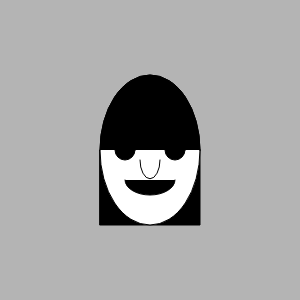
Frame 1 (no input)
Frame 60 (no input): identical to frame 1, image omitted
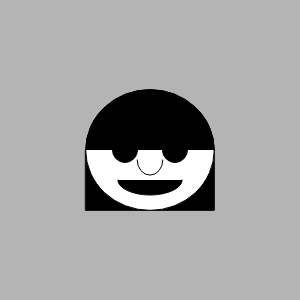
Frame 120 (the mouse pressed at the canvas centre since frame 60)

The p5.js sketch that drew these frames (run headless with seeded random() and noise() and a simulated clock; from frame 60 on, the mouse is pressed at the canvas centre):

// p5.js sketch
// ── sketch.js
// Hér kemur kóðinn þinn:
var eyeSize = 20;
var faceWidth = 100;
var faceHeight = 150;
var x = 150;
var y = 150;
var augah = 150 + faceWidth*0.25;
var augav = 150 - faceWidth*0.25;
var munnurl = 255;
var litur = 0;


function setup(){
  createCanvas (300,300);
}

function draw(){
  background(180);
  fill(0);
  rect(150-faceWidth/2, 150, faceWidth, faceHeight/2);
  fill(255);
  ellipse(x, y, faceWidth, faceHeight);
  fill(0);
  arc(x, y, faceWidth, faceHeight, PI, 0);
  ellipse(augav, height/2, eyeSize, eyeSize);
  ellipse(augah, height/2, eyeSize, eyeSize);
  fill(munnurl);
  fill (litur);
  arc(x, y+30, faceWidth/2, 30, 0, PI);
  fill(255);
  arc(x, y+10, faceWidth/5, faceHeight/4, 0, PI);
  //.....kóði sem staðsetur augun m.v. x, y, faceWidth og faceHeight ætti að koma hér.

}

function mousePressed(){
  //Í hvert sinn sem músinni er smellt fá breyturnar ný gildi.
  faceWidth  = random(75,  150);
  faceHeight = random(100, 200);
  eyeSize    = random(10,  30);
  munnurl 	 = random(0, 255);
  litur = int(random(-1,1));
}
